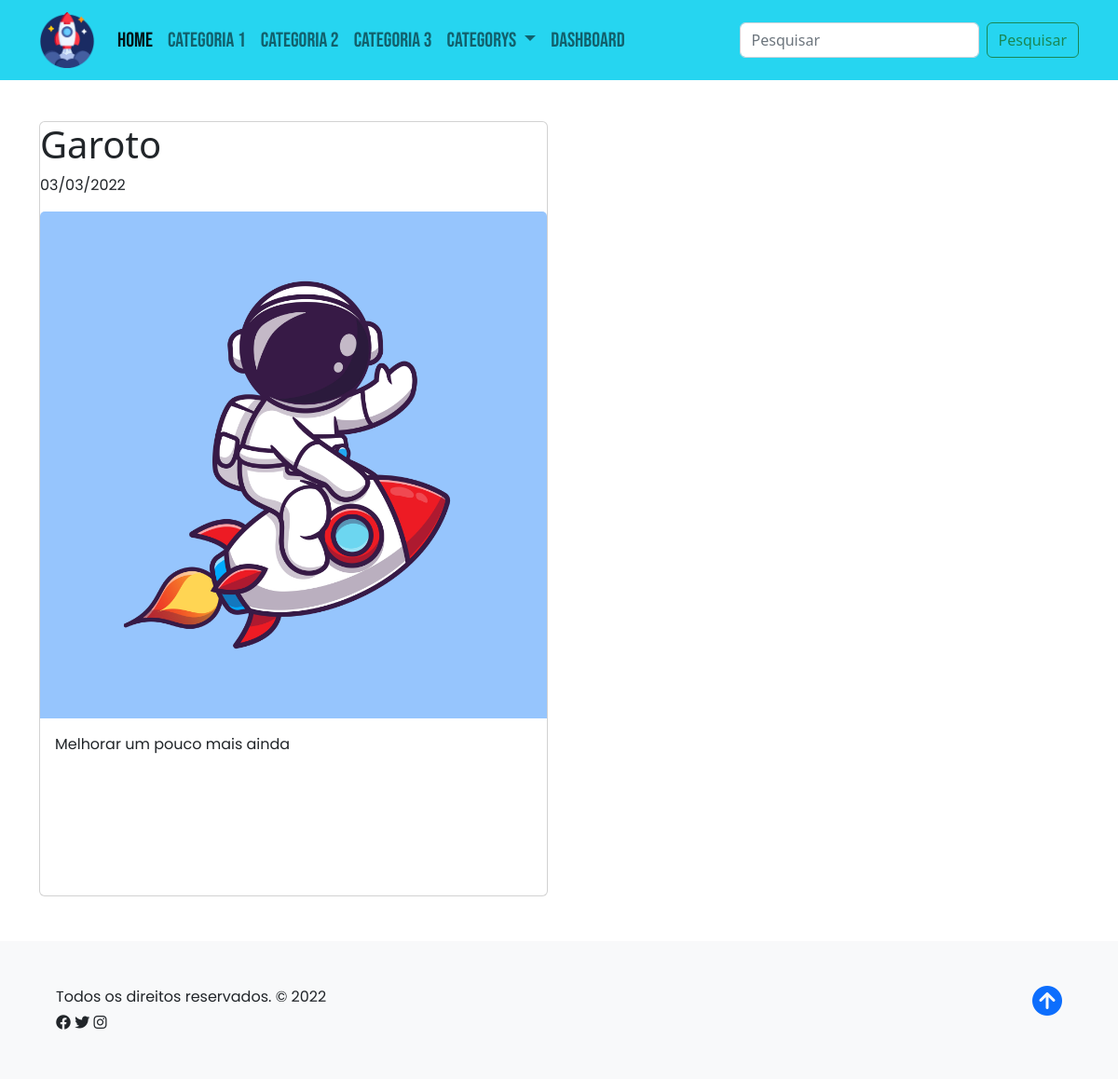
Screenshot of /viewPost.php?id=14 with the database file from the repository.
### tables this page shows
CREATE TABLE `posts` (
  `id` int(11) NOT NULL,
  `title` varchar(30) NOT NULL,
  `description` longtext NOT NULL,
  `category` varchar(20) NOT NULL,
  `data` date NOT NULL,
  `image` varchar(150) NOT NULL
);

### viewPost.php (the view)
<?php
    include ('config/connection.php');
    include ('header.php');
    $id=$_GET['id'];
    $stmt = $conectar -> prepare("SELECT * FROM posts WHERE id=:id");
    $stmt -> execute(array('id'=>$id));
    $results = $stmt->fetchALL(PDO::FETCH_ASSOC);
?>
    <section>
        <div class="container">
            <div class="row row-cols-1 row-cols-md-2 g-4">
                <div class="col gy-5" >
                 <?php foreach($results as $post): ?>
                    <div class="card">
                        <h1 class="card-title"><?=$post["title"]?></h1>
                         <p><?=date('d/m/Y',strtotime($post['data']));?></p>
                        <img src="<?= $post["image"] ?>" class="card-img-top" alt="<?= $post["title"] ?>">
                        <div class="card-body">
                            <p class="card-text"><?=$post["description"]?></p>
                        </div>
                    </div>
                  <?php endforeach;?>
                </div>
            </div>
        </div>
    </section>
<?php include ('footer.php'); ?>

### css/style-index.css (style rules this page uses)
p { font-family: 'Poppins', sans-serif; }
.card-body { height: 190px; }

### rows the page displays
posts: title "Garoto", data "03/03/2022", image (picture), description "Melhorar um pouco mais ainda"
